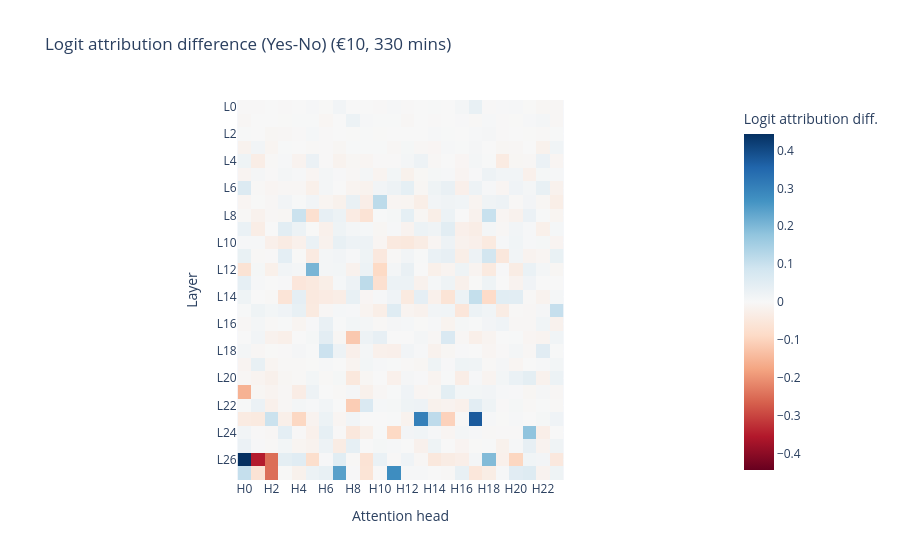

This figure's notebook cell:
### Code cell
import torch
import torch.nn.functional as F
import numpy as np
import plotly.express as px

# Assumes you already ran:
# logits, cache = model.run_with_cache(prompt)

device = logits.device
n_layers = model.cfg.n_layers
n_heads  = model.cfg.n_heads

# Get token ids for "Yes"/"No" (try both w/ and w/o leading space)
def _tok_id(s):
    try:
        tid = model.to_single_token(s)
        return tid
    except Exception:
        return None

yes_id = _tok_id("Yes")
no_id  = _tok_id("No")
assert yes_id is not None and no_id is not None, "Couldn't find Yes/No token IDs."

# Unembed direction for Yes vs No: [d_model]
W_U = model.W_U.to(device)                       # [d_model, vocab]
yes_no_dir = W_U[:, yes_id] - W_U[:, no_id]      # [d_model]

# Heatmap array: layers x heads
head_attr = torch.zeros((n_layers, n_heads), device=device)

with torch.no_grad():
    for L in range(n_layers):
        # Head outputs at last token BEFORE W_O: hook_z → [batch, seq, n_heads, d_head]
        # We want batch=0, last position
        z = cache[f"blocks.{L}.attn.hook_z"][0, -1, :, :]            # [n_heads, d_head]

        # Per-head output projection matrices W_O[L]: [n_heads, d_head, d_model]
        W_O_L = model.W_O[L].to(device)

        # Map each head's z through its W_O to get residual contribution: [n_heads, d_model]
        # contrib[h] = z[h] @ W_O_L[h]
        contrib = torch.einsum("hd,hdm->hm", z, W_O_L)               # [n_heads, d_model]

        # Logit attribution for Yes-No: (contrib · (W_U_yes - W_U_no)) per head → [n_heads]
        head_attr[L] = contrib @ yes_no_dir                           # [n_heads]

# To CPU / numpy for Plotlya
attr_np = head_attr.detach().float().cpu().numpy()

# Plot as heatmap (layers × heads)
fig = px.imshow(
    attr_np,
    x=[f"H{h}" for h in range(n_heads)],
    y=[f"L{l}" for l in range(n_layers)],
    color_continuous_scale=px.colors.diverging.RdBu,
    color_continuous_midpoint=0.0,
    labels=dict(x="Attention head", y="Layer", color="Logit attribution diff."),
    title="Logit attribution difference (Yes-No) (€10, 330 mins)",
)

fig.show()

### Figure 1 — Plotly figure (JSON) as saved in the notebook; plotly's stock layout.template omitted (floating-point values rounded to 4 significant figures; data arrays with more than 128 entries replaced by an {"elided": "..."} marker saying what was removed)
{"data": [{"coloraxis": "coloraxis", "hovertemplate": "Attention head: %{x}<br>Layer: %{y}<br>Logit attribution diff.: %{z}<extra></extra>", "name": "0", "type": "heatmap", "x": ["H0", "H1", "H2", "H3", "H4", "H5", "H6", "H7", "H8", "H9", "H10", "H11", "H12", "H13", "H14", "H15", "H16", "H17", "H18", "H19", "H20", "H21", "H22", "H23"], "xaxis": "x", "y": ["L0", "L1", "L2", "L3", "L4", "L5", "L6", "L7", "L8", "L9", "L10", "L11", "L12", "L13", "L14", "L15", "L16", "L17", "L18", "L19", "L20", "L21", "L22", "L23", "L24", "L25", "L26", "L27"], "yaxis": "y", "z": {"elided": "28x24 float values"}}], "layout": {"coloraxis": {"cmid": 0, "colorbar": {"title": {"text": "Logit attribution diff."}}, "colorscale": [[0, "rgb(103,0,31)"], [0.1, "rgb(178,24,43)"], [0.2, "rgb(214,96,77)"], [0.3, "rgb(244,165,130)"], [0.4, "rgb(253,219,199)"], [0.5, "rgb(247,247,247)"], [0.6, "rgb(209,229,240)"], [0.7, "rgb(146,197,222)"], [0.8, "rgb(67,147,195)"], [0.9, "rgb(33,102,172)"], [1, "rgb(5,48,97)"]]}, "title": {"text": "Logit attribution difference (Yes-No) (€10, 330 mins)"}, "xaxis": {"anchor": "y", "constrain": "domain", "domain": [0, 1], "scaleanchor": "y", "title": {"text": "Attention head"}}, "yaxis": {"anchor": "x", "autorange": "reversed", "constrain": "domain", "domain": [0, 1], "title": {"text": "Layer"}}}}
